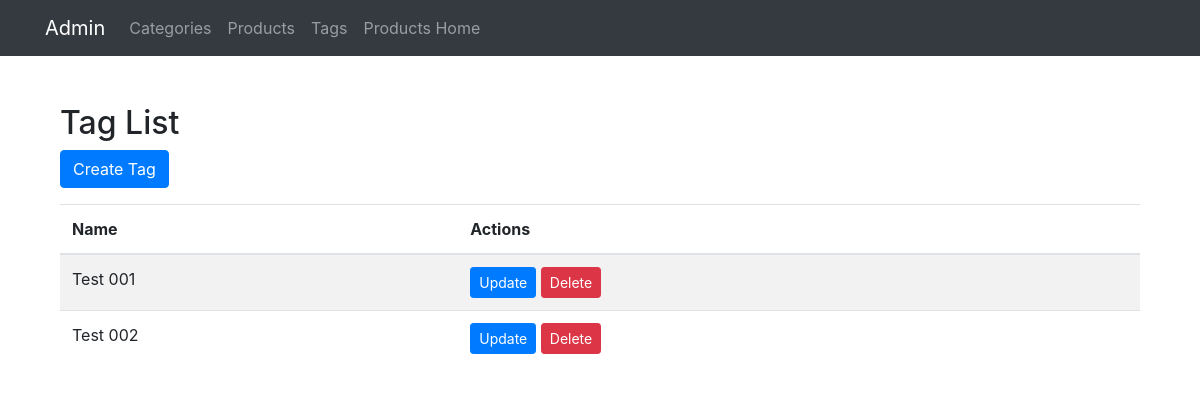
Page /products/tags/ on the earlier database version.
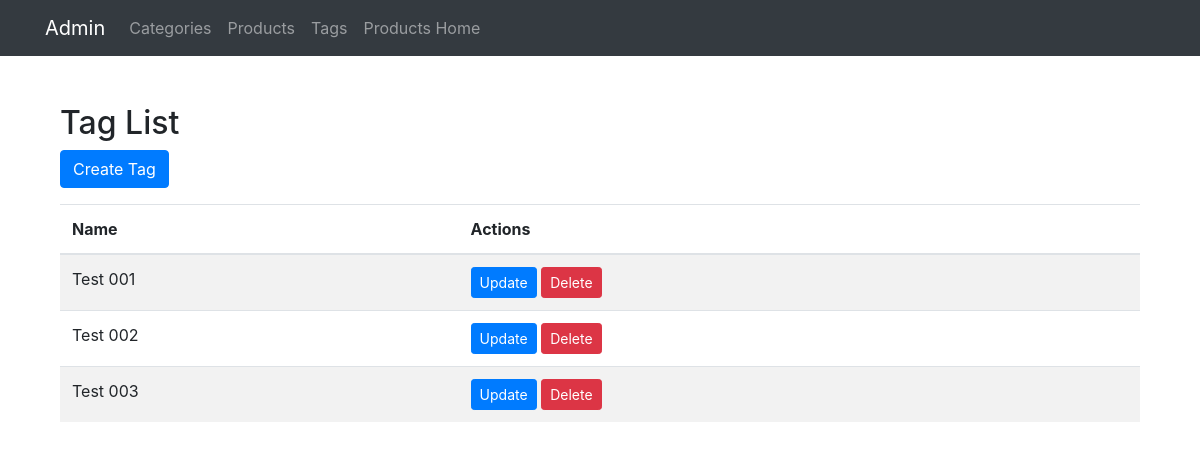
Same page on the later database version.
### products/models.py (models this page shows, shortened)
class Tag(models.Model):
    name = models.CharField(max_length=100)

### products/product_views/backend/productTags.py (the view)
# urls.py: path('tags/', views.tag_list, name='tag_list'),
def tag_list(request):
    tags = Tag.objects.all()
    return render(request, 'backend/tag_list.html', {'tags': tags})

### products/templates/backend/tag_list.html (shortened to what this page needs)
{% extends 'backend/base_form.html' %}
{% block content %}
<div class="container mt-5">
    <h2>Tag List</h2>
    <a href="{% url 'products:tag_create' %}" class="btn btn-primary mb-3">Create Tag</a>
    <table class="table table-striped">
        <thead>
            <tr>
                <th>Name</th>
                <th>Actions</th>
            </tr>
        </thead>
        <tbody>
            {% for tag in tags %}
                <tr>
                    <td>{{ tag.name }}</td>
                    <td>
                        <a href="{% url 'products:tag_update' tag.pk %}" class="btn btn-sm btn-primary">Update</a>
                        <form method="post" action="{% url 'products:tag_delete' tag.pk %}" class="d-inline">
                            <button type="submit" class="btn btn-sm btn-danger" onclick="return confirm('Are you sure you want to delete this tag?')">Delete</button>
                        </form>
                    </td>
                </tr>
            {% endfor %}
        </tbody>
    </table>
</div>
{% endblock %}

Differences in the rows shown:
added Tag: name "Test 003"
